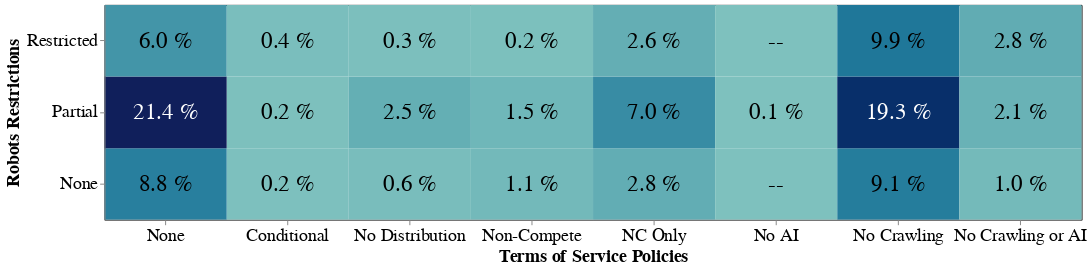

Notebook source saved alongside this figure:
### Code cell
prepare_tos_robots_confusion_matrix(
    tos_policies,
    tos_license_policies,
    tos_compete_policies,
    url_robots_summary,
    COMPANIES_TO_ANALYZE,
    url_token_lookup,
    corpora_choice="dolma",
    font_size=18,
    text_font_size=24,
    width=1000,
    height=220,
)

### Figure 1 — Vega-Lite specification as saved in the notebook (floating-point values rounded to 4 significant figures)
{"config": {"title": {"font": "Times New Roman"}, "axis": {"labelFont": "sans-serif", "titleFont": "sans-serif", "domain": true, "labelFontSize": 18, "titleFontSize": 18}, "header": {"labelFont": "Times New Roman", "titleFont": "Times New Roman"}, "legend": {"labelFont": "Times New Roman", "titleFont": "Times New Roman", "disable": true}, "text": {"font": "Times New Roman"}, "axisX": {"domain": true, "labelAngle": 0}, "axisY": {"domain": true}, "view": {"stroke": "black"}}, "layer": [{"mark": {"type": "rect", "invalid": null}, "encoding": {"color": {"condition": {"test": "isValid(datum['Percent Tokens'])", "field": "Percent Tokens", "scale": {"domain": [0.09, 21.39], "range": ["#7ec1be", "#101f5b"]}, "type": "quantitative"}, "value": "lightgray"}, "order": {"field": "order", "type": "quantitative"}, "x": {"field": "Terms of Service Policies", "sort": ["None", "Conditional", "No Distribution", "Non-Compete", "NC Only", "No AI", "No Crawling", "No Crawling or AI"], "title": "Terms of Service Policies", "type": "nominal"}, "y": {"field": "Robots Restrictions", "sort": ["Restricted", "Partial", "None"], "title": "Robots Restrictions", "type": "nominal"}}}, {"mark": {"type": "text", "align": "center", "baseline": "middle", "font": "sans-serif", "fontSize": 24}, "encoding": {"color": {"condition": {"test": "datum.text_color", "value": "white"}, "value": "black"}, "order": {"field": "order", "type": "quantitative"}, "text": {"field": "Formatted Percent Tokens", "type": "nominal"}, "x": {"field": "Terms of Service Policies", "sort": ["None", "Conditional", "No Distribution", "Non-Compete", "NC Only", "No AI", "No Crawling", "No Crawling or AI"], "title": "Terms of Service Policies", "type": "nominal"}, "y": {"field": "Robots Restrictions", "sort": ["Restricted", "Partial", "None"], "title": "Robots Restrictions", "type": "nominal"}}}], "data": {"name": "data-b9accfe82c98eeb62afd6c7e677a7ee6"}, "height": 220, "width": 1000, "$schema": "https://vega.github.io/schema/vega-lite/v5.17.0.json", "datasets": {"data-b9accfe82c98eeb62afd6c7e677a7ee6": [{"Robots Restrictions": "None", "Terms of Service Policies": "Conditional", "Count": 5.0, "Token Counts": 233000000.0, "Percent": 0.23, "Percent Tokens": 0.18, "Formatted Percent": "0.2 %", "Formatted Percent Tokens": "0.2 %", "text_color": false}, {"Robots Restrictions": "None", "Terms of Service Policies": "NC Only", "Count": 91.0, "Token Counts": 3662000000.0, "Percent": 4.23, "Percent Tokens": 2.8, "Formatted Percent": "4.2 %", "Formatted Percent Tokens": "2.8 %", "text_color": false}, {"Robots Restrictions": "None", "Terms of Service Policies": "No AI", "Count": null, "Token Counts": null, "Percent": null, "Percent Tokens": null, "Formatted Percent": null, "Formatted Percent Tokens": "--", "text_color": false}, {"Robots Restrictions": "None", "Terms of Service Policies": "No Crawling", "Count": 211.0, "Token Counts": 11910000000.0, "Percent": 9.8, "Percent Tokens": 9.11, "Formatted Percent": "9.8 %", "Formatted Percent Tokens": "9.1 %", "text_color": false}, {"Robots Restrictions": "None", "Terms of Service Policies": "No Crawling or AI", "Count": 19.0, "Token Counts": 1361000000.0, "Percent": 0.88, "Percent Tokens": 1.04, "Formatted Percent": "0.9 %", "Formatted Percent Tokens": "1.0 %", "text_color": false}, {"Robots Restrictions": "None", "Terms of Service Policies": "No Distribution", "Count": 21.0, "Token Counts": 728600000.0, "Percent": 0.98, "Percent Tokens": 0.56, "Formatted Percent": "1.0 %", "Formatted Percent Tokens": "0.6 %", "text_color": false}, {"Robots Restrictions": "None", "Terms of Service Policies": "Non-Compete", "Count": 10.0, "Token Counts": 1497000000.0, "Percent": 0.46, "Percent Tokens": 1.15, "Formatted Percent": "0.5 %", "Formatted Percent Tokens": "1.1 %", "text_color": false}, {"Robots Restrictions": "None", "Terms of Service Policies": "None", "Count": 297.0, "Token Counts": 11480000000.0, "Percent": 13.8, "Percent Tokens": 8.79, "Formatted Percent": "13.8 %", "Formatted Percent Tokens": "8.8 %", "text_color": false}, {"Robots Restrictions": "Partial", "Terms of Service Policies": "Conditional", "Count": 6.0, "Token Counts": 281500000.0, "Percent": 0.28, "Percent Tokens": 0.22, "Formatted Percent": "0.3 %", "Formatted Percent Tokens": "0.2 %", "text_color": false}, {"Robots Restrictions": "Partial", "Terms of Service Policies": "NC Only", "Count": 191.0, "Token Counts": 9217000000.0, "Percent": 8.88, "Percent Tokens": 7.05, "Formatted Percent": "8.9 %", "Formatted Percent Tokens": "7.0 %", "text_color": false}, {"Robots Restrictions": "Partial", "Terms of Service Policies": "No AI", "Count": 2.0, "Token Counts": 122700000.0, "Percent": 0.09, "Percent Tokens": 0.09, "Formatted Percent": "0.1 %", "Formatted Percent Tokens": "0.1 %", "text_color": false}, {"Robots Restrictions": "Partial", "Terms of Service Policies": "No Crawling", "Count": 320.0, "Token Counts": 25180000000.0, "Percent": 14.87, "Percent Tokens": 19.27, "Formatted Percent": "14.9 %", "Formatted Percent Tokens": "19.3 %", "text_color": true}, {"Robots Restrictions": "Partial", "Terms of Service Policies": "No Crawling or AI", "Count": 26.0, "Token Counts": 2687000000.0, "Percent": 1.21, "Percent Tokens": 2.06, "Formatted Percent": "1.2 %", "Formatted Percent Tokens": "2.1 %", "text_color": false}, {"Robots Restrictions": "Partial", "Terms of Service Policies": "No Distribution", "Count": 31.0, "Token Counts": 3320000000.0, "Percent": 1.44, "Percent Tokens": 2.54, "Formatted Percent": "1.4 %", "Formatted Percent Tokens": "2.5 %", "text_color": false}, {"Robots Restrictions": "Partial", "Terms of Service Policies": "Non-Compete", "Count": 29.0, "Token Counts": 1919000000.0, "Percent": 1.35, "Percent Tokens": 1.47, "Formatted Percent": "1.4 %", "Formatted Percent Tokens": "1.5 %", "text_color": false}, {"Robots Restrictions": "Partial", "Terms of Service Policies": "None", "Count": 495.0, "Token Counts": 27950000000.0, "Percent": 23.0, "Percent Tokens": 21.39, "Formatted Percent": "23.0 %", "Formatted Percent Tokens": "21.4 %", "text_color": true}, {"Robots Restrictions": "Restricted", "Terms of Service Policies": "Conditional", "Count": 2.0, "Token Counts": 555900000.0, "Percent": 0.09, "Percent Tokens": 0.43, "Formatted Percent": "0.1 %", "Formatted Percent Tokens": "0.4 %", "text_color": false}, {"Robots Restrictions": "Restricted", "Terms of Service Policies": "NC Only", "Count": 43.0, "Token Counts": 3430000000.0, "Percent": 2.0, "Percent Tokens": 2.62, "Formatted Percent": "2.0 %", "Formatted Percent Tokens": "2.6 %", "text_color": false}, {"Robots Restrictions": "Restricted", "Terms of Service Policies": "No AI", "Count": null, "Token Counts": null, "Percent": null, "Percent Tokens": null, "Formatted Percent": null, "Formatted Percent Tokens": "--", "text_color": false}, {"Robots Restrictions": "Restricted", "Terms of Service Policies": "No Crawling", "Count": 150.0, "Token Counts": 12890000000.0, "Percent": 6.97, "Percent Tokens": 9.87, "Formatted Percent": "7.0 %", "Formatted Percent Tokens": "9.9 %", "text_color": false}, {"Robots Restrictions": "Restricted", "Terms of Service Policies": "No Crawling or AI", "Count": 48.0, "Token Counts": 3696000000.0, "Percent": 2.23, "Percent Tokens": 2.83, "Formatted Percent": "2.2 %", "Formatted Percent Tokens": "2.8 %", "text_color": false}, {"Robots Restrictions": "Restricted", "Terms of Service Policies": "No Distribution", "Count": 9.0, "Token Counts": 412000000.0, "Percent": 0.42, "Percent Tokens": 0.32, "Formatted Percent": "0.4 %", "Formatted Percent Tokens": "0.3 %", "text_color": false}, {"Robots Restrictions": "Restricted", "Terms of Service Policies": "Non-Compete", "Count": 20.0, "Token Counts": 326300000.0, "Percent": 0.93, "Percent Tokens": 0.25, "Formatted Percent": "0.9 %", "Formatted Percent Tokens": "0.2 %", "text_color": false}, {"Robots Restrictions": "Restricted", "Terms of Service Policies": "None", "Count": 126.0, "Token Counts": 7801000000.0, "Percent": 5.86, "Percent Tokens": 5.97, "Formatted Percent": "5.9 %", "Formatted Percent Tokens": "6.0 %", "text_color": false}]}}
